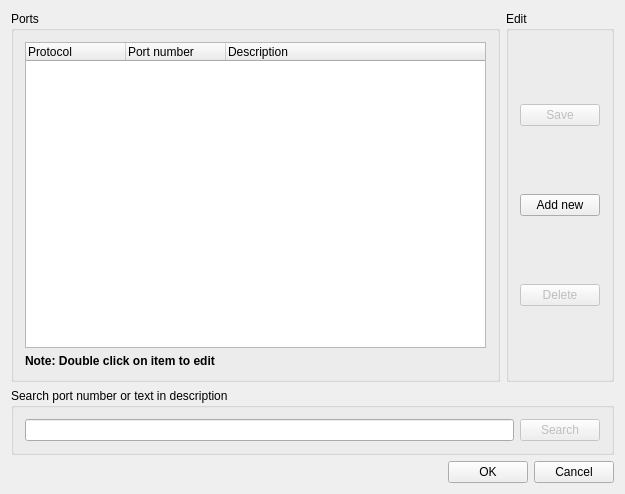
<?xml version="1.0" encoding="UTF-8"?>
<ui version="4.0">
 <class>PortNumbersDialogClass</class>
 <widget class="QDialog" name="PortNumbersDialogClass">
  <property name="geometry">
   <rect>
    <x>0</x>
    <y>0</y>
    <width>625</width>
    <height>494</height>
   </rect>
  </property>
  <property name="sizePolicy">
   <sizepolicy hsizetype="Preferred" vsizetype="Preferred">
    <horstretch>0</horstretch>
    <verstretch>0</verstretch>
   </sizepolicy>
  </property>
  <property name="windowTitle">
   <string>Port numbers (applications)</string>
  </property>
  <property name="windowIcon">
   <iconset resource="images.qrc">
    <normaloff>:/images/16_ports.png</normaloff>:/images/16_ports.png</iconset>
  </property>
  <layout class="QGridLayout" name="gridLayout_2">
   <item row="0" column="0">
    <widget class="QGroupBox" name="groupBox">
     <property name="title">
      <string>Ports</string>
     </property>
     <layout class="QGridLayout" name="gridLayout">
      <item row="0" column="0">
       <widget class="QTreeWidget" name="treeWidget">
        <property name="minimumSize">
         <size>
          <width>0</width>
          <height>0</height>
         </size>
        </property>
        <property name="editTriggers">
         <set>QAbstractItemView::DoubleClicked|QAbstractItemView::EditKeyPressed</set>
        </property>
        <property name="selectionBehavior">
         <enum>QAbstractItemView::SelectRows</enum>
        </property>
        <property name="rootIsDecorated">
         <bool>false</bool>
        </property>
        <property name="sortingEnabled">
         <bool>false</bool>
        </property>
        <attribute name="headerVisible">
         <bool>true</bool>
        </attribute>
        <column>
         <property name="text">
          <string>Protocol</string>
         </property>
        </column>
        <column>
         <property name="text">
          <string>Port number</string>
         </property>
        </column>
        <column>
         <property name="text">
          <string>Description</string>
         </property>
        </column>
       </widget>
      </item>
      <item row="1" column="0">
       <widget class="QLabel" name="label">
        <property name="font">
         <font>
          <weight>75</weight>
          <bold>true</bold>
         </font>
        </property>
        <property name="text">
         <string>Note: Double click on item to edit</string>
        </property>
       </widget>
      </item>
     </layout>
    </widget>
   </item>
   <item row="0" column="1">
    <widget class="QGroupBox" name="groupBox_2">
     <property name="title">
      <string>Edit</string>
     </property>
     <layout class="QVBoxLayout" name="verticalLayout">
      <item>
       <widget class="QPushButton" name="pushButtonSave">
        <property name="enabled">
         <bool>false</bool>
        </property>
        <property name="text">
         <string>Save</string>
        </property>
        <property name="icon">
         <iconset resource="images.qrc">
          <normaloff>:/images/16_save.png</normaloff>:/images/16_save.png</iconset>
        </property>
        <property name="autoDefault">
         <bool>false</bool>
        </property>
       </widget>
      </item>
      <item>
       <widget class="QPushButton" name="pushButtonAddNew">
        <property name="enabled">
         <bool>true</bool>
        </property>
        <property name="text">
         <string>Add new</string>
        </property>
        <property name="icon">
         <iconset resource="images.qrc">
          <normaloff>:/images/o_plus.png</normaloff>:/images/o_plus.png</iconset>
        </property>
        <property name="autoDefault">
         <bool>false</bool>
        </property>
       </widget>
      </item>
      <item>
       <widget class="QPushButton" name="pushButtonDelete">
        <property name="enabled">
         <bool>false</bool>
        </property>
        <property name="text">
         <string>Delete</string>
        </property>
        <property name="icon">
         <iconset resource="images.qrc">
          <normaloff>:/images/o_minus.png</normaloff>:/images/o_minus.png</iconset>
        </property>
        <property name="autoDefault">
         <bool>false</bool>
        </property>
       </widget>
      </item>
     </layout>
    </widget>
   </item>
   <item row="4" column="0" colspan="2">
    <layout class="QHBoxLayout" name="horizontalLayout">
     <item>
      <widget class="QPushButton" name="pushButtonShortHelp">
       <property name="toolTip">
        <string>&lt;!DOCTYPE HTML PUBLIC &quot;-//W3C//DTD HTML 4.0//EN&quot; &quot;http://www.w3.org/TR/REC-html40/strict.dtd&quot;&gt;
&lt;html&gt;&lt;head&gt;&lt;meta name=&quot;qrichtext&quot; content=&quot;1&quot; /&gt;&lt;style type=&quot;text/css&quot;&gt;
p, li { white-space: pre-wrap; }
&lt;/style&gt;&lt;/head&gt;&lt;body style=&quot; font-family:'MS Shell Dlg 2'; font-size:8.25pt; font-weight:400; font-style:normal;&quot;&gt;
&lt;p style=&quot; margin-top:0px; margin-bottom:0px; margin-left:0px; margin-right:0px; -qt-block-indent:0; text-indent:0px;&quot;&gt;&lt;span style=&quot; font-size:8pt; font-weight:600;&quot;&gt;Keyboard shortcuts&lt;/span&gt;&lt;/p&gt;
&lt;p style=&quot;-qt-paragraph-type:empty; margin-top:0px; margin-bottom:0px; margin-left:0px; margin-right:0px; -qt-block-indent:0; text-indent:0px; font-size:8pt;&quot;&gt;&lt;/p&gt;
&lt;p style=&quot; margin-top:0px; margin-bottom:0px; margin-left:0px; margin-right:0px; -qt-block-indent:0; text-indent:0px;&quot;&gt;&lt;span style=&quot; font-size:8pt; font-weight:600;&quot;&gt;F3&lt;/span&gt;&lt;span style=&quot; font-size:8pt;&quot;&gt; - Search Item&lt;/span&gt;&lt;/p&gt;
&lt;p style=&quot; margin-top:0px; margin-bottom:0px; margin-left:0px; margin-right:0px; -qt-block-indent:0; text-indent:0px;&quot;&gt;&lt;span style=&quot; font-size:8pt; font-weight:600;&quot;&gt;Insert&lt;/span&gt;&lt;span style=&quot; font-size:8pt;&quot;&gt; - Add new Item&lt;/span&gt;&lt;/p&gt;
&lt;p style=&quot; margin-top:0px; margin-bottom:0px; margin-left:0px; margin-right:0px; -qt-block-indent:0; text-indent:0px;&quot;&gt;&lt;span style=&quot; font-size:8pt; font-weight:600;&quot;&gt;Delete&lt;/span&gt;&lt;span style=&quot; font-size:8pt;&quot;&gt; - Delete Item&lt;/span&gt;&lt;/p&gt;&lt;/body&gt;&lt;/html&gt;</string>
       </property>
       <property name="text">
        <string/>
       </property>
       <property name="icon">
        <iconset resource="images.qrc">
         <normaloff>:/images/16_help.png</normaloff>:/images/16_help.png</iconset>
       </property>
       <property name="autoDefault">
        <bool>false</bool>
       </property>
       <property name="flat">
        <bool>true</bool>
       </property>
      </widget>
     </item>
     <item>
      <spacer name="horizontalSpacer">
       <property name="orientation">
        <enum>Qt::Horizontal</enum>
       </property>
       <property name="sizeHint" stdset="0">
        <size>
         <width>40</width>
         <height>20</height>
        </size>
       </property>
      </spacer>
     </item>
     <item>
      <widget class="QPushButton" name="pushButtonOK">
       <property name="sizePolicy">
        <sizepolicy hsizetype="Fixed" vsizetype="Fixed">
         <horstretch>0</horstretch>
         <verstretch>0</verstretch>
        </sizepolicy>
       </property>
       <property name="text">
        <string>OK</string>
       </property>
       <property name="icon">
        <iconset resource="images.qrc">
         <normaloff>:/images/o_ok.png</normaloff>:/images/o_ok.png</iconset>
       </property>
       <property name="autoDefault">
        <bool>false</bool>
       </property>
       <property name="default">
        <bool>false</bool>
       </property>
      </widget>
     </item>
     <item>
      <widget class="QPushButton" name="pushButtonCancel">
       <property name="sizePolicy">
        <sizepolicy hsizetype="Fixed" vsizetype="Fixed">
         <horstretch>0</horstretch>
         <verstretch>0</verstretch>
        </sizepolicy>
       </property>
       <property name="text">
        <string>Cancel</string>
       </property>
       <property name="icon">
        <iconset resource="images.qrc">
         <normaloff>:/images/o_cancel.png</normaloff>:/images/o_cancel.png</iconset>
       </property>
       <property name="autoDefault">
        <bool>false</bool>
       </property>
       <property name="default">
        <bool>false</bool>
       </property>
      </widget>
     </item>
    </layout>
   </item>
   <item row="2" column="0" colspan="2">
    <widget class="QGroupBox" name="groupBox_3">
     <property name="sizePolicy">
      <sizepolicy hsizetype="Preferred" vsizetype="Preferred">
       <horstretch>0</horstretch>
       <verstretch>0</verstretch>
      </sizepolicy>
     </property>
     <property name="title">
      <string>Search port number or text in description</string>
     </property>
     <layout class="QGridLayout" name="gridLayout_3">
      <item row="0" column="0">
       <widget class="QLineEdit" name="lineEdit"/>
      </item>
      <item row="0" column="1">
       <widget class="QPushButton" name="pushButtonSearch">
        <property name="enabled">
         <bool>false</bool>
        </property>
        <property name="text">
         <string>Search</string>
        </property>
        <property name="icon">
         <iconset resource="images.qrc">
          <normaloff>:/images/o_search.png</normaloff>:/images/o_search.png</iconset>
        </property>
        <property name="autoDefault">
         <bool>false</bool>
        </property>
       </widget>
      </item>
     </layout>
    </widget>
   </item>
  </layout>
 </widget>
 <layoutdefault spacing="6" margin="11"/>
 <resources>
  <include location="images.qrc"/>
 </resources>
 <connections/>
</ui>
